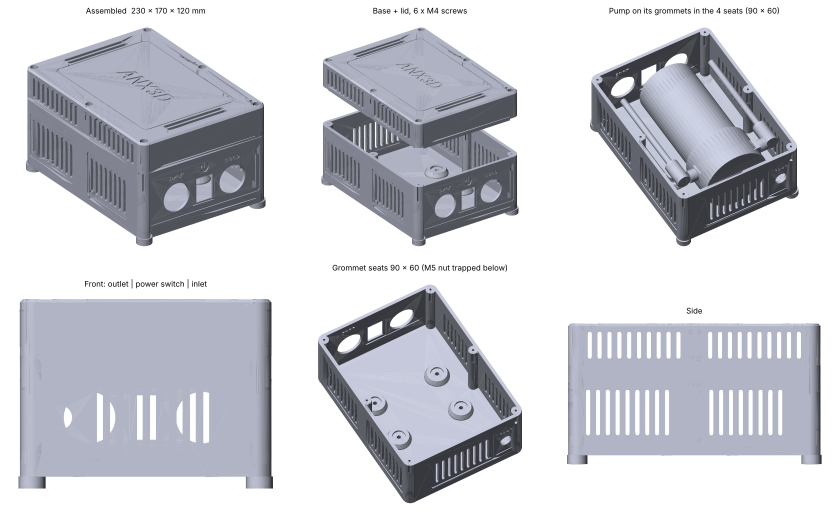
#> input picture stl/shurflo_box/preview.png, 1680 x 1040 px (shown at 1/2 size); the run also reads 1 picture not shown here
$ python shop-images-cleaning.py ../stl/shurflo_box/preview.png
#> lines starting #> are read from the running program, lines starting #| are printed output that depends on the picture; after the words box and inside, x2 and y2 are one past the last pixel; in counts of white or black regions, pixels touching at a corner belong together
"""
Illustrative product imagery for the /shop cleaning-equipment catalogue,
cut from the approved design reference (the mock-up with ANACONDA, Wand of
Troy, the 360° connector, …). UI chrome baked into the mock-up (hearts,
arrows, the "1/6" counter, tile labels) is inpainted away and the crops are
upscaled 2x. The orange label on the pump box is re-tinted to brand blue.

These are renders from the mock-up, not photos of the real products: the
store marks them "תמונה להמחשה" until studio photos replace them (same
file names, or upload in /shop/admin). Real photos already in the repo
(public/products/anx-anaconda*, anx-hose-clips) are used as-is.

  python3 scripts/shop-images-cleaning.py <reference.png>
"""
import os, sys
import cv2
import numpy as np

R = cv2.imread(sys.argv[1])
#> R is the input picture: shape (1040, 1680, 3); mean B, G, R 213.4, 207.5, 206
OUT = os.path.join(os.path.dirname(__file__), '..', 'public', 'shop', 'img2')
os.makedirs(OUT, exist_ok=True)

def crop(x0, y0, x1, y1, inset=3):
    return R[y0 + inset:y1 - inset, x0 + inset:x1 - inset].copy(), inset

def inpaint(img, circles=(), rects=()):
#> called with circles = ()
    m = np.zeros(img.shape[:2], np.uint8)
    for cx, cy, r in circles:
        cv2.circle(m, (int(cx), int(cy)), int(r), 255, -1)
#> m: shape (204, 148); every value is 0
    for x0, y0, x1, y1 in rects:
        cv2.rectangle(m, (int(x0), int(y0)), (int(x1), int(y1)), 255, -1)
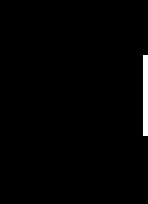
#> m: shape (204, 148); 1.3% white; 1 white region, box (x1, y1, x2, y2) and area: (143, 55, 148, 136) 405
    return cv2.inpaint(img, m, 6, cv2.INPAINT_TELEA)

def no_orange(img):
    hsv = cv2.cvtColor(img, cv2.COLOR_BGR2HSV).astype(np.int16)
    o = (hsv[..., 0] >= 5) & (hsv[..., 0] <= 28) & (hsv[..., 1] > 110)
    hsv[..., 0] = np.where(o, 113, hsv[..., 0])
    return cv2.cvtColor(np.clip(hsv, 0, 255).astype(np.uint8), cv2.COLOR_HSV2BGR)

def save(img, name, scale=2.0, sharpen=0.6):
#> called with name = 'hero-handle', scale = 2.5, sharpen = 0.6
    h, w = img.shape[:2]
#> h = 204; w = 148
    big = cv2.resize(img, (int(w * scale), int(h * scale)), interpolation=cv2.INTER_LANCZOS4)
    blur = cv2.GaussianBlur(big, (0, 0), 1.4)
    big = cv2.addWeighted(big, 1 + sharpen, blur, -sharpen, 0)
    cv2.imwrite(os.path.join(OUT, name + '.webp'), big, [cv2.IMWRITE_WEBP_QUALITY, 90])

def card(box, heart, name, scale=2.5, fix=None):
    img, i = crop(*box)
    hx, hy, hr = heart
    img = inpaint(img, circles=[(hx - box[0] - i, hy - box[1] - i, hr + 5)])
    if fix:
        img = fix(img)
    save(img, name, scale)

def tile(box, name, fix=None):
    img, i = crop(*box)
    h, w = img.shape[:2]
    img = inpaint(img, rects=[(4, h - 36, w - 4, h - 4)])
    if fix:
        img = fix(img)
    save(img, name, 2.5)

# Hero visual (banner handle) — the copy on the right is live text.
hero, _ = crop(12, 72, 166, 282)
hero = inpaint(hero, rects=[(143, 55, 160, 135)])  # last letters of the mock-up's headline
save(hero, 'hero-handle', 2.5)

# Product page gallery of the mock-up handle.
pdp, i = crop(989, 62, 1285, 237)
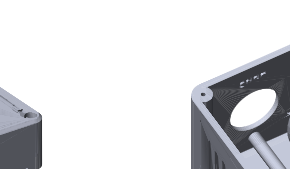
#> pdp: shape (169, 290, 3); mean of channels 0, 1, 2 223, 220.7, 220.1; drawn as B, G, R
#> i = 3
pdp = inpaint(pdp, circles=[(268 - i, 23 - i, 16), (23 - i, 96 - i, 15), (270 - i, 96 - i, 15)], rects=[(249 - i, 150 - i, 287, 172)])
#> after the loop in inpaint (call 2), `for cx, cy, r in circles:`: m: shape (169, 290); 4.5% white; 3 white regions, box (x1, y1, x2, y2) and area: (249, 4, 282, 37) 797, (5, 78, 36, 109) 709, (252, 78, 283, 109) 709
#> after the loop in inpaint (call 2), `for x0, y0, x1, y1 in rects:`:
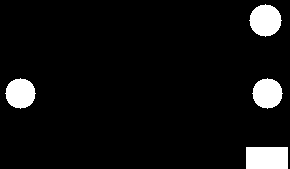
#> m: shape (169, 290); 6.4% white; 4 white regions, box (x1, y1, x2, y2) and area: (246, 147, 288, 169) 924, (249, 4, 282, 37) 797, (5, 78, 36, 109) 709, (252, 78, 283, 109) 709
save(pdp, 'handle-render-1', 2.2)

# Catalogue / favourites cards.
card((836, 373, 963, 485), (851, 388, 12), 'connector-360')
#> call 3 of inpaint, with rects = ()
#> after the loop in inpaint (call 3), `for cx, cy, r in circles:`:
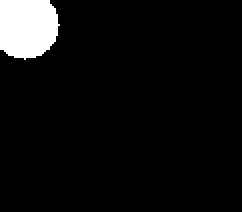
#> m: shape (106, 121) (shown 2 times larger); 5.9% white; 1 white region, box (x1, y1, x2, y2) and area: (0, 0, 30, 30) 763
card((267, 874, 382, 946), (277, 888, 10), 'crevice-head')
#> after the loop in inpaint (call 4), `for cx, cy, r in circles:`: m: shape (66, 109); 7.3% white; 1 white region, box (x1, y1, x2, y2) and area: (0, 0, 23, 27) 525
card((395, 874, 511, 946), (405, 888, 10), 'shurflo-box-render', fix=no_orange)
#> in no_orange, `o = (hsv[..., 0] >= 5) & (hsv[..., 0] <= 28) & (hsv[..., 1] > 110)`: o: shape (66, 110) bool; every value is 0

# Category tiles (also the main shot of products in that aisle).
tile((379, 108, 519, 247), 'cat-handles')
#> in tile, `img, i = crop(*box)`:
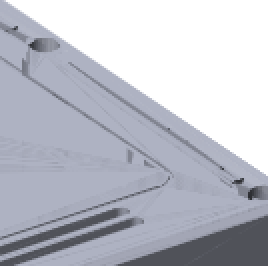
#> img: shape (133, 134, 3) (shown 2 times larger); mean of channels 0, 1, 2 201, 191.4, 188.9; drawn as B, G, R
#> after the loop in inpaint (call 6), `for cx, cy, r in circles:`: m: shape (133, 134); every value is 0
#> after the loop in inpaint (call 6), `for x0, y0, x1, y1 in rects:`:
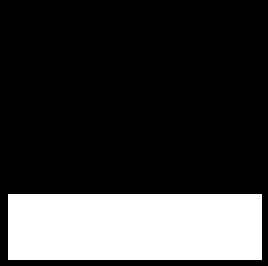
#> m: shape (133, 134) (shown 2 times larger); 23.5% white; 1 white region, box (x1, y1, x2, y2) and area: (4, 97, 131, 130) 4191
tile((528, 108, 664, 247), 'cat-wands')
#> call 2 of tile, with box = (528, 108, 664, 247), name = 'cat-wands'
#> in tile (call 2), `img, i = crop(*box)`:
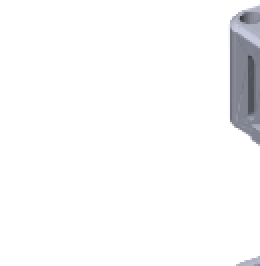
#> img: shape (133, 130, 3) (shown 2 times larger); mean of channels 0, 1, 2 249.1, 248.4, 248.3; drawn as B, G, R
#> after the loop in inpaint (call 7), `for cx, cy, r in circles:`: m: shape (133, 130); every value is 0
#> after the loop in inpaint (call 7), `for x0, y0, x1, y1 in rects:`: m: shape (133, 130); 23.5% white; 1 white region, box (x1, y1, x2, y2) and area: (4, 97, 127, 130) 4059
tile((379, 256, 519, 394), 'cat-adapters')
tile((528, 256, 664, 394), 'cat-suction')
tile((379, 402, 519, 542), 'cat-accessories', fix=no_orange)
tile((528, 402, 664, 542), 'cat-parts')
print('ok', sorted(os.listdir(OUT)))

# CAD renders of ANX3D's own designs (stl/), cropped from the preview sheets.
def cad(path, box, name):
#> called with path = 'stl/shurflo_box/preview.png', box = (20, 60, 560, 520), name = 'shurflo-box-cad'
    img = cv2.imread(os.path.join(os.path.dirname(__file__), '..', path))
    x0, y0, x1, y1 = box
    c = no_orange(img[y0:y1, x0:x1])
    h, w = c.shape[:2]
#> h = 460; w = 540
    side = max(h, w)
#> side = 540
    canvas = np.full((side, side, 3), 255, np.uint8)
    canvas[(side - h) // 2:(side - h) // 2 + h, (side - w) // 2:(side - w) // 2 + w] = c
    cv2.imwrite(os.path.join(OUT, name + '.webp'), cv2.resize(canvas, (900, 900), interpolation=cv2.INTER_AREA), [cv2.IMWRITE_WEBP_QUALITY, 90])

cad('stl/shurflo_box/preview.png', (20, 60, 560, 520), 'shurflo-box-cad')
cad('stl/shurflo_box/preview.png', (1130, 60, 1680, 520), 'shurflo-box-cad-open')
cad('stl/preview.png', (20, 545, 1530, 835), 'wand-tubes-cad')
cad('stl/preview.png', (0, 1060, 1800, 1500), 'wand-tubes-parts-cad')
